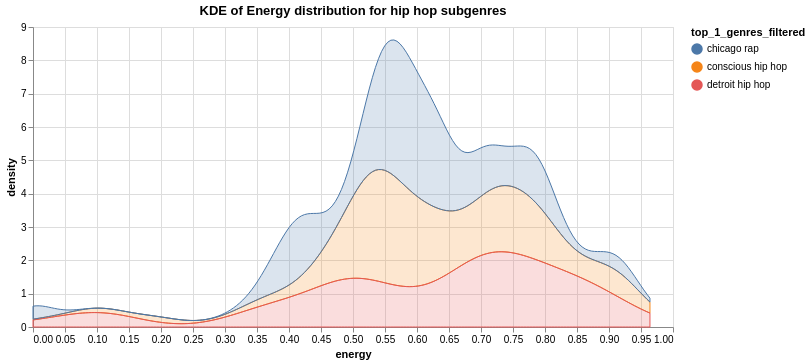

Express this chart as Vega-Lite.
### Vega-Lite specification from a JSON file in a GitHub repository (floating-point values rounded to 4 significant figures; data arrays with more than 128 entries replaced by an {"elided": "..."} marker saying what was removed)
{"usermeta": {"embedOptions": {"theme": "urbaninstitute"}}, "config": {"view": {"continuousWidth": 400, "continuousHeight": 300}}, "data": {"name": "data-3ee8e83435bc8e1e0aa52bff10f621be"}, "mark": {"type": "area", "fillOpacity": 0.2}, "encoding": {"color": {"condition": {"type": "nominal", "field": "top_1_genres_filtered", "selection": "selector010"}, "value": "lightgray"}, "stroke": {"condition": {"type": "nominal", "field": "top_1_genres_filtered", "selection": "selector010"}, "value": "lightgray"}, "x": {"type": "quantitative", "field": "energy"}, "y": {"type": "quantitative", "field": "density"}}, "selection": {"selector010": {"type": "multi", "fields": ["top_1_genres_filtered"], "bind": "legend"}}, "title": "KDE of Energy distribution for hip hop subgenres", "transform": [{"density": "energy", "groupby": ["top_1_genres_filtered"], "as": ["energy", "density"]}], "width": 640, "$schema": "https://vega.github.io/schema/vega-lite/v4.8.1.json", "datasets": {"data-3ee8e83435bc8e1e0aa52bff10f621be": {"elided": "2000 records"}}}
